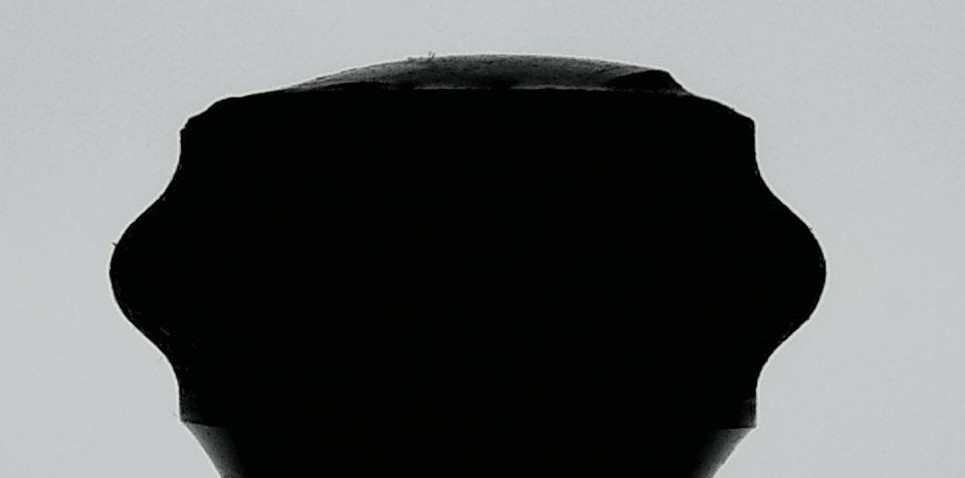
#> input picture shalun_position_detection/jiemian/pic_data/wait_detection/WIN_20191216_10_22_15_Pro1.jpg, 965 x 478 px, found by its file name
$ python position_detection1.py
#> lines starting #> are read from the running program, lines starting #| are printed output that depends on the picture; after the words box and inside, x2 and y2 are one past the last pixel; in counts of white or black regions, pixels touching at a corner belong together
#! /env/ python3
# coding=utf-8
# date 2019.11.21
# write graysnow

import cv2
import math
import numpy as np
import sys, os

if hasattr(sys, 'frozen'):
    os.environ['PATH'] = sys._MEIPASS + ";" + os.environ['PATH']

from shalun_position_detection.rotate_image import rotate, rotate_bound


def compute_contour(image, thresh=80, rho=1, theta=np.pi / 180, threshold=20, minLineLength=100, maxLineGap=100):
    '''
    :param image: 输入图像
    :param thresh: 二值化阈值，100
    :param rho: 参数极径 r 以像素值为单位的分辨率. 我们使用 1 像素，1
    :param theta: 参数极角 \theta 以弧度为单位的分辨率. 我们使用 1度 (即CV_PI/180)，np.pi/180
    :param threshold: 设置阈值： 一条直线所需最少的的曲线交点。超过设定阈值才被检测出线段，值越大，
    基本上意味着检出的线段越长，检出的线段个数越少，200
    :param minLinLength: 能组成一条直线的最少点的数量. 点数量不足的直线将被抛弃，300
    :param maxLlineGap: 能被认为在一条直线上的两点的最大距离，200
    :return:
    '''
    # blur_src = cv2.GaussianBlur(src, (3, 3), 0)
    gray_src = cv2.cvtColor(image, cv2.COLOR_BGR2GRAY)
    ret, thre_src = cv2.threshold(gray_src, thresh, 255, cv2.THRESH_BINARY_INV)
    contours, hierachy = cv2.findContours(thre_src, cv2.RETR_EXTERNAL, cv2.CHAIN_APPROX_NONE)
    blank_src = np.zeros((image.shape[0], image.shape[1]), np.uint8)  # 创建一个空白图片
    blank_src1 = np.zeros((image.shape[0], image.shape[1]), np.uint8)  # 创建一个空白图片
    cv2.drawContours(blank_src, contours, -1, (255, 255, 255), 2)  # 用于查找直线
    cv2.drawContours(blank_src1, contours, -1, (255, 255, 255), 1)  # 用于显示

    dst = cv2.bitwise_not(blank_src1)  # 用于计算
    dst1 = cv2.cvtColor(dst, cv2.COLOR_GRAY2BGR)

    zuobiao1 = []
    zuobiao2 = []
    flag_compute = True

    "分层计算"
    rows, cols = dst.shape
    for i in range(15, rows, 10):
        a = [0, 0]
        b = [0, 0]
        for j in range(cols - 20):
            if dst[i, j] != 255:
                b = [i, j]
        for k in range(cols - 20, 20, -1):
            if dst[i, k] != 255:
                a = [i, k]

        "画直线"
        if a[0] == 255 and b[0] == 255:
            pass
        else:
            if a == [0, 0]:
                pass
            else:
                zuobiao1.append(a)
                zuobiao2.append(b)

                cv2.line(dst1, (a[1], a[0]), (b[1], b[0]), (255, 0, 0), 1, 8)
        "计算长度，并写在图上"
        len = round(abs(5.5 * (b[1] - a[1]) / 423), 3)
        # text = "len: " + str(len)
        text = str(len)
        cv2.putText(dst1, text, (b[1] + 10, b[0]), cv2.FONT_HERSHEY_PLAIN, 1, (0, 255, 0), 1)
    zuobiao2.reverse()
    zuobiao = zuobiao1 + zuobiao2

    return flag_compute, dst1, zuobiao


def compute_angle(point1=[0, 0], point2=[0, 0]):
    a = [(point1[0] - point2[0]), (point1[1] - point2[1])]
    b = [(50 - 50), (0 - 100)]
    len_a = math.sqrt(pow(a[0], 2) + pow(a[1], 2))
    len_b = math.sqrt(pow(b[0], 2) + pow(b[1], 2))
    cos_value = (a[0] * b[0] + a[1] * b[1]) / (len_a * len_b)
    cos_value = round(cos_value, 3)
    angle_value = round(np.arccos(cos_value) * (180 / np.pi), 3)
    return angle_value


def contour_interpolation(zuobiao):
    import numpy as np
    import scipy.interpolate as spi
    import matplotlib.pyplot as plt

    plt.rcParams['savefig.dpi'] = 300
    plt.rcParams['figure.dpi'] = 300
    # 生成[-10,10]内长度为41的序列
    # x = np.linspace(-10, 10, 41)
    # y = np.sin(x ** 3) / np.cos(x ** 2)

    x = []
    y = []
    for X, Y in zuobiao:
        x.append(X)
        y.append(Y)
    if len(x) == 0:
        image1 = cv2.imread("E:\\python\\shalun_position_detection\\pic_data\\result.jpg")
    else:

        # 观测数据点
        ix3 = np.linspace(x[0], x[-1], 200)
        # 三次样条插值
        # ipo3 = spi.splrep(x, y, k=3)  # 生成模型参数
        # iy3 = spi.splev(ix3, ipo3)  # 生成插值点

        plt.axis("equal")
        plt.plot(x, y)
        # plt.plot(iy3, -ix3)

        plt.legend(['origin', 'interp'], loc='upper left')
        plt.savefig("E:\\python\\shalun_position_detection\\pic_data\\nihe.png")
        plt.show()
        plt.close()
        image1 = cv2.imread("E:\\python\\shalun_position_detection\\pic_data\\nihe.png")
    return image1


if __name__ == "__main__":
    # src = cv2.imread(".\\pic_data\\WIN_20191127_10_05_15_Pro.jpg")
    src = cv2.imread("C:\\Users\\graysnow\\Pictures\\Camera Roll\\WIN_20191216_10_22_15_Pro1.jpg")
#> src is the input picture: shape (478, 965, 3); mean B, G, R 95.9, 95.8, 93.5
    # src = cv2.resize(src, None, fx=0.5, fy=0.5, interpolation=cv2.INTER_CUBIC)
    if src is None:
        print("could not load imgae...\n")
    else:
        src = cv2.resize(src, (0, 0), fx=0.5, fy=0.5)
#> src: shape (239, 482, 3)
        flag_compute, dst, zuobiao = compute_contour(src)
#> in compute_contour, `ret, thre_src = cv2.threshold(gray_src, thresh, 255, cv2.THRESH_BINARY..`:
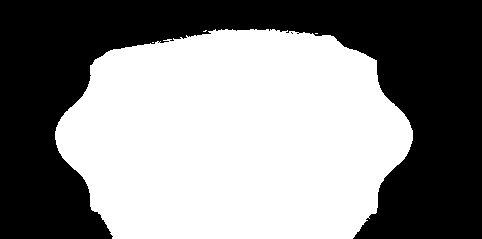
#> thre_src: shape (239, 482); 52.8% white; 2 black regions (1 under 20 px)
#> in compute_contour, `ret, thre_src = cv2.threshold(gray_src, thresh, 255, cv2.THRESH_BINARY..`: ret = 80
#> in compute_contour, `contours, hierachy = cv2.findContours(thre_src, cv2.RETR_EXTERNAL, cv2..`: contours = 4 contours, 3 with area under 20; largest, box (x1, y1, x2, y2) and area: (55, 29, 413, 239) 60371
#> in compute_contour, `cv2.drawContours(blank_src, contours, -1, (255, 255, 255), 2)`:
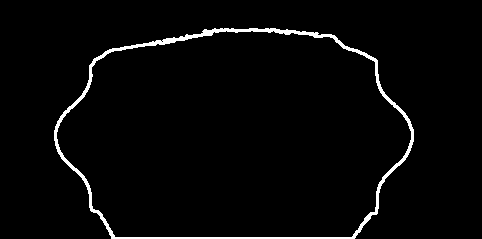
#> blank_src: shape (239, 482); 2.7% white; 1 white region, box (x1, y1, x2, y2) and area: (54, 28, 414, 239) 3092
#> in compute_contour, `cv2.drawContours(blank_src1, contours, -1, (255, 255, 255), 1)`:
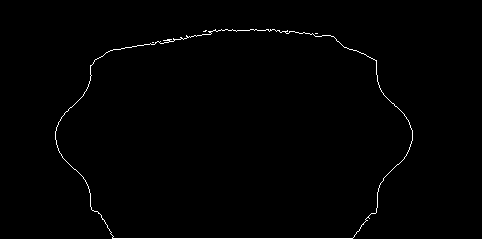
#> blank_src1: shape (239, 482); 0.82% white in thin lines or dots, all inside (x1, y1, x2, y2) = (55, 29, 413, 239)
#> after the loop in compute_contour, `for i in range(15, rows, 10):`:
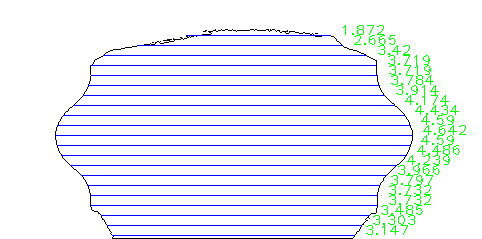
#> dst1: shape (239, 482, 3); mean B, G, R 249, 239.5, 235.4
#> after the loop in compute_contour, `for i in range(15, rows, 10):`: zuobiao1 = [[35, 186], [45, 137], [55, 103], [65, 90], [75, 91], [85, 88], [95, 83], [105, 73], [115, 63], [125, 57], [135, 55], [145, 57], [155, 61], [165, 70], [175, 81], [185, 87], [195, 90], [205, 90], [215, 101], [225, 107], [235, 112]]; zuobiao2 = [[35, 330], [45, 342], [55, 366], [65, 376], [75, 377], [85, 379], [95, 384], [105, 394], [115, 404], [125, 410], [135, 412], [145, 410], [155, 406], [165, 396], [175, 386], [185, 379], [195, 377], [205, 377], [215, 369], [225, 361], [235, 354]]
#> in compute_contour, `zuobiao = zuobiao1 + zuobiao2`: zuobiao = 42 pairs, first value 35 to 235, second value 55 to 412
#> flag_compute = True
        cv2.imshow("src", src)
        cv2.imshow("dst", dst)
        cv2.imwrite("./pic_data/result.jpg", dst)
        print(zuobiao)
#> (printed output is left out)
        contour_interpolation(zuobiao)
#> the loop in contour_interpolation, `for X, Y in zuobiao:` made 42 passes
#> after the loop in contour_interpolation, `for X, Y in zuobiao:`: x = 42 values, max 235 at index 20, min 35 at index 0, mean 135; y = 42 values, max 412 at index 31, min 55 at index 10, mean 235
#> in contour_interpolation, `plt.savefig("E:\\python\\shalun_position_detection\\pic_data\\nihe.png")`:
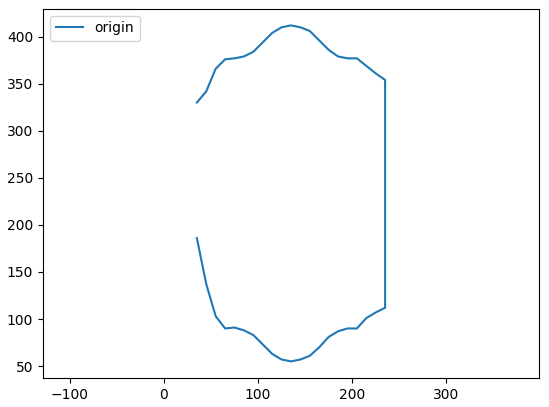
#> figure drawn by matplotlib, 1 panel
#> in contour_interpolation, `image1 = cv2.imread("E:\\python\\shalun_position_detection\\pic_data\\..`:
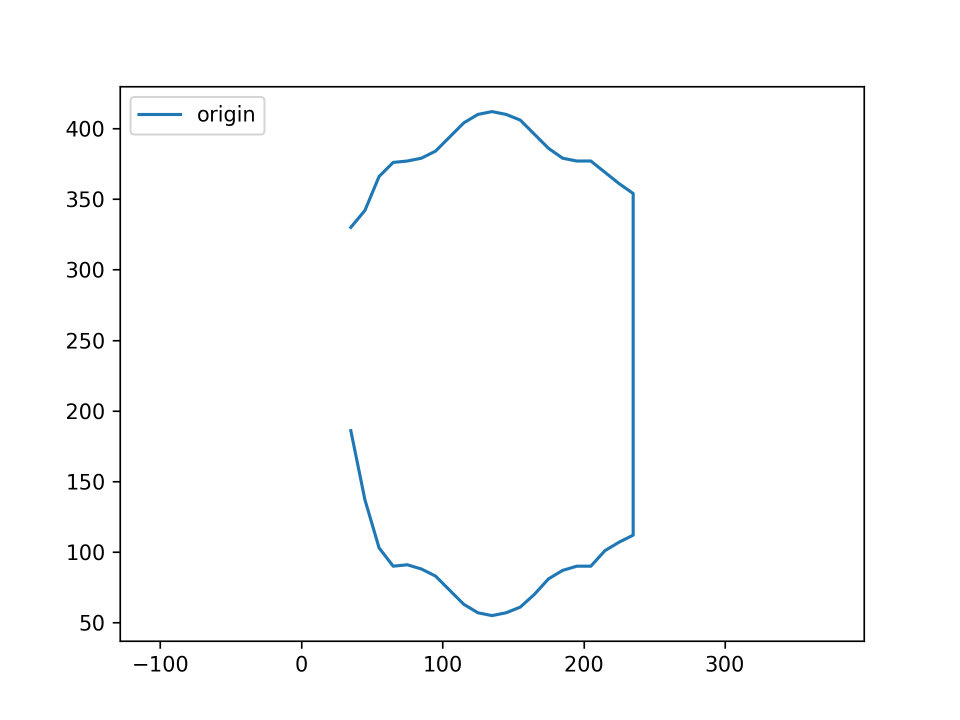
#> image1: shape (1440, 1920, 3) (shown at 1/2 size); mean B, G, R 251.9, 251.6, 251.1
        cv2.waitKey(0)
        cv2.destroyAllWindows()

$ run again, with shalun_position_detection/jiemian/pic_data/wait_detection/WIN_20191127_10_05_15_Pro.jpg copied over shalun_position_detection/jiemian/pic_data/wait_detection/WIN_20191216_10_22_15_Pro1.jpg
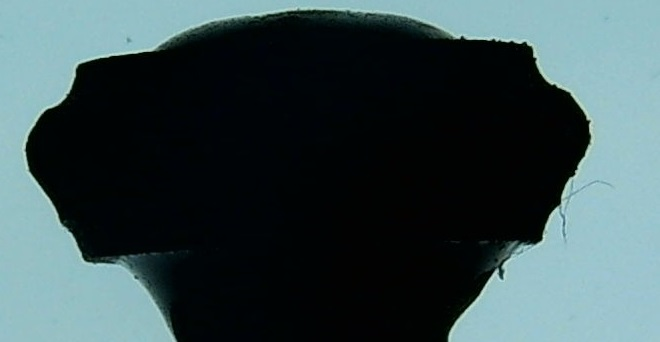
#> input picture shalun_position_detection/jiemian/pic_data/wait_detection/WIN_20191127_10_05_15_Pro.jpg, 660 x 342 px, found by its file name
#> src is the input picture: shape (342, 660, 3); mean B, G, R 78, 75.5, 57.4
#> src: shape (171, 330, 3)
#> thre_src: shape (171, 330); 62.5% white; 3 black regions (2 under 20 px)
#> ret = 80
#> contours = 4 contours, 3 with area under 20; largest, box (x1, y1, x2, y2) and area: (13, 5, 295, 171) 34892
#> blank_src: shape (171, 330); 4.4% white; 1 white region, box (x1, y1, x2, y2) and area: (12, 4, 296, 171) 2468
#> blank_src1: shape (171, 330); 1.3% white in thin lines or dots, all inside (x1, y1, x2, y2) = (13, 5, 295, 171)
#> after the loop in compute_contour, `for i in range(15, rows, 10):`:
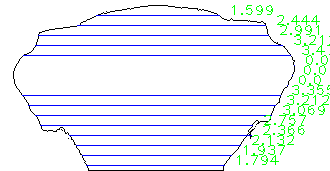
#> dst1: shape (171, 330, 3); mean B, G, R 246.4, 239.9, 234.4
#> after the loop in compute_contour, `for i in range(15, rows, 10):`: zuobiao1 = [[15, 96], [25, 77], [35, 38], [45, 35], [55, 23], [65, 294], [75, 292], [85, 287], [95, 22], [105, 28], [115, 35], [125, 40], [135, 69], [145, 76], [155, 82], [165, 86]]; zuobiao2 = [[15, 219], [25, 265], [35, 268], [45, 282], [55, 290], [65, 294], [75, 292], [85, 287], [95, 280], [105, 275], [115, 271], [125, 252], [135, 251], [145, 240], [155, 231], [165, 224]]
#> in compute_contour, `zuobiao = zuobiao1 + zuobiao2`: zuobiao = 32 pairs, first value 15 to 165, second value 22 to 294
#> `flag_compute, dst, zuobiao = compute_contour(src)`: flag_compute = True
#> (printed output is left out)
#> the loop in contour_interpolation, `for X, Y in zuobiao:` made 32 passes
#> after the loop in contour_interpolation, `for X, Y in zuobiao:`: x = 32 values, max 165 at index 15, min 15 at index 0, mean 90; y = 32 values, max 294 at index 5, min 22 at index 8, mean 181.3
#> in contour_interpolation, `image1 = cv2.imread("E:\\python\\shalun_position_detection\\pic_data\\..`:
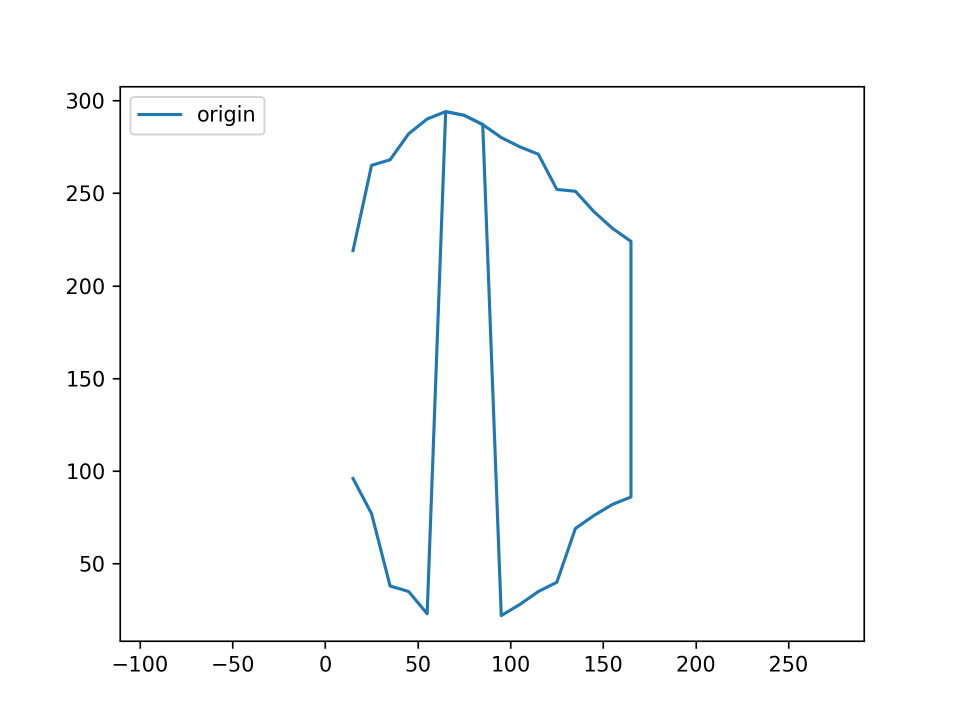
#> image1: shape (1440, 1920, 3) (shown at 1/2 size); mean B, G, R 251.6, 251, 250.2
